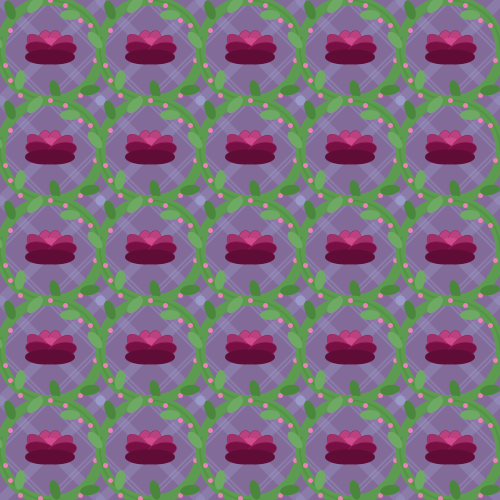
Frame 1 (no input)
Frame 60 (the mouse pressed at the canvas centre just before this capture): identical to frame 1, image omitted
Frame 120 (the mouse held since frame 60 and released just before this capture): identical to frame 1, image omitted

The Processing sketch that drew this single still picture (run headless with seeded random() and noise(); from frame 60 on, the mouse is pressed at the canvas centre):

// Processing sketch: processing_156372
// ── processing_156372.pde

/* 
Electronic Quilt Sketch
7/11/14
*/


//100x100 square to be repeated
int patternWidth = 100;
int patternHeight = 100;
 
void setup(){
  size(500,500);
  smooth(10);
  background(#826B98);
  
// repeating the 100x100 rosePattern
  for(int x = 0; x < width/patternWidth; x++){
      for(int y = 0; y < height/patternHeight; y++){      
        pushMatrix();
        translate(x*patternWidth, y*patternHeight);
        rosePattern();
        popMatrix();
      }
  }
   
}
 
// continuously running code 
void draw()
{

}
// 100x100 square rosePattern  
void rosePattern(){
 
//background lines
  strokeWeight(10);
  stroke(#ACBEED,50);
  line(0,0,100,100);
  line(0,100,100,0);
  strokeWeight(2);
  line(50,0,0,50);
  line(50,100,100,50);
  line(50,0,100,50);
  line(0,50,50,100);
  line(45,0,100,55);
  line(0,55,45,100);
  line(45,0,0,45);
  line(100,45,45,100);
  
//VINES
strokeWeight(10);
noFill();
stroke(#5D9B51);
  ellipse(50,50,100,100);
stroke(#ABE38C); 
strokeWeight(2);
stroke(#2F6A16,50);
  arc(50, 50, 100,100, HALF_PI, PI+(QUARTER_PI/3));
  arc(50,50,100,100,TWO_PI-PI/2,TWO_PI);

//little flowers
strokeWeight(5);
stroke(#ED81B7);
  point(10,30);
  point(30,10);
  point(65,5);
  point(80,20);
  point(90,25);
  point(95,60);
  point(80,95);
  point(40,98);
  point(20,95);
  point(10,80);
  point(5,65);
  point(50,0);
  
//leaves
ellipseMode(CENTER);
fill(#6eaa63);
noStroke();

  pushMatrix();    // lighter leaves
    translate(-5,40);
    rotate(radians(51));
       ellipse(0,0,20,10);
  popMatrix();

  pushMatrix();
    translate(35,5);
    rotate(-radians(45));
      ellipse(0,0,20,10);
  popMatrix();

  pushMatrix();
    translate(70,15);
     rotate(radians(180));
       ellipse(0,0,20,10);
   popMatrix();

  pushMatrix();
    translate(20,80);
    rotate(radians(100));
      ellipse(0,0,20,10);
  popMatrix();

fill(#4a873d);  // darker leaves
  pushMatrix();
    translate(55,90);
    rotate(radians(75));
       ellipse(0,0,20,10);
  popMatrix();

  pushMatrix();
    translate(90,90);
     rotate(radians(170));
       ellipse(0,0,20,10);
   popMatrix();

  pushMatrix();
    translate(10,10);
     rotate(radians(70));
       ellipse(0,0,20,10);
  popMatrix();

//FLOWERS
noStroke();
ellipseMode(CENTER);
//1st two
fill(#BC427F); 
strokeWeight(.5);
stroke(#A01F5F);
    ellipse(45,43,15,25); // left
    ellipse(55,43,15,25); // right
noStroke();
//2nd
  fill(#D14A8D);
    ellipse(50,50,25,25);
//3rd two 
fill(#A03068);
strokeWeight(.5);
stroke(#A01F5F);
  rotate(radians(45));
    ellipse(60,5,30,15); // left
  rotate(-radians(45));
  rotate(-radians(45));
    ellipse(10,76,30,15); // right
    rotate(radians(45));
//4th two
fill(#761043);
  rotate(radians(12));
    ellipse(50,40,30,15); // left
  rotate(-radians(12));
  rotate(-radians(12));
    ellipse(50,62,30,15); // right
  rotate(radians(12));
noStroke();
//front two
fill(#5F0D36); 
    ellipse(45,57,40,15); // left
    ellipse(55,57,40,15); // right  
  
}
